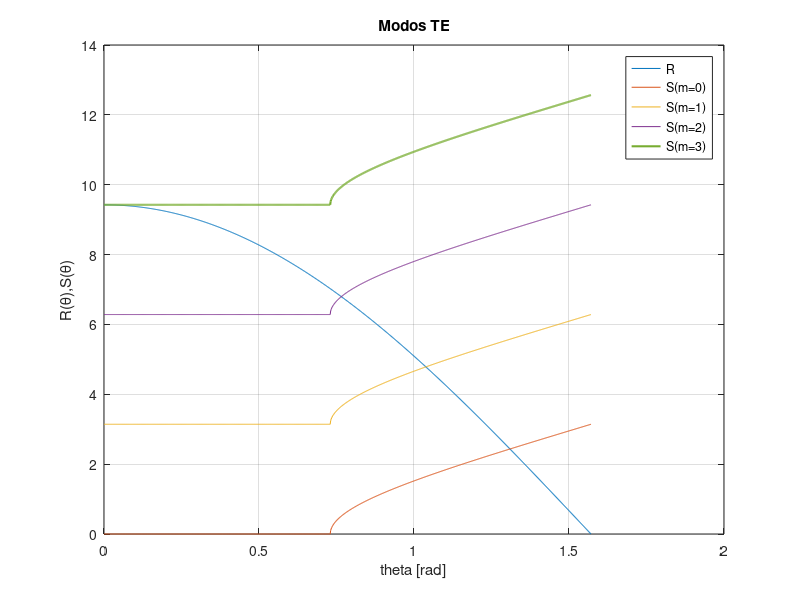

Write MATLAB code to recreate this figure.
clc, close all, clear all

% Método de rayos
% modos TE

%Parámetros
%Todas las unidades en um
n1=1.5;  %core
n2=1;    %cladding
h=1;     %grosor del core
lambda=1; %longitud de onda
k0=2*pi/lambda;  %numero de onda

%Ecuación de dispersión
R=@(theta) h*k0*n1.*cos(theta);
S0=@(theta) 2.*atan((sqrt((n1^2)*((sin(theta)).^2)-(n2^2)))./(n1.*cos(theta)));
S1=@(theta) pi + 2.*atan((sqrt((n1^2)*((sin(theta)).^2)-(n2^2)))./(n1.*cos(theta)));
S2=@(theta) 2*pi + 2.*atan((sqrt((n1^2)*((sin(theta)).^2)-(n2^2)))./(n1.*cos(theta)));
S3=@(theta) 3*pi + 2.*atan((sqrt((n1^2)*((sin(theta)).^2)-(n2^2)))./(n1.*cos(theta)));

%Plot
theta=linspace(0,pi/2,1000);
figure('Name','Modos TE'), plot(theta,R(theta),theta,S0(theta),theta,S1(theta), ...
    theta,S2(theta),theta,S3(theta),'LineWidth',1.5), grid on
legend('R','S(m=0)','S(m=1)','S(m=2)','S(m=3)','Location','best')
title('Modos TE')
xlabel('theta [rad]') 
ylabel('R(θ),S(θ)')
% 
% %Ecuación de dispersión
% syms theta
% r=h*k0*n1.*cos(theta);
% s0=2.*atan((sqrt((n1^2)*((sin(theta)).^2)-(n2^2)))./(n1.*cos(theta)));
% s1=pi + 2.*atan((sqrt((n1^2)*((sin(theta)).^2)-(n2^2)))./(n1.*cos(theta)));
% s2=2*pi + 2.*atan((sqrt((n1^2)*((sin(theta)).^2)-(n2^2)))./(n1.*cos(theta)));
% s3=3*pi + 2.*atan((sqrt((n1^2)*((sin(theta)).^2)-(n2^2)))./(n1.*cos(theta)));
% 
% %Método de Newton para hallar las soluciones (intersecciones de las gráficas)
% f = r-s1;
% df = diff(f)
% f=@(theta) h*k0*n1.*cos(theta) - 3*pi -2.*atan((sqrt((n1^2)*((sin(theta)).^2)-(n2^2)))./(n1.*cos(theta)));
% df=@(theta) - 3*pi*sin(theta) - (2*((3*sin(theta))/(2*((9*sin(theta)^2)/4 - 1)^(1/2)) ...
%     + (2*sin(theta)*((9*sin(theta)^2)/4 - 1)^(1/2))/(3*cos(theta)^2)))/((4*((9*sin(theta)^2)/4 - 1))/(9*cos(theta)^2) + 1);
% p0= 1;
% delta=1e-6;
% epsilon=1e-6;
% max=20;
% [p0, err, k, y] = newton(f, df, p0, delta, epsilon, max) 
